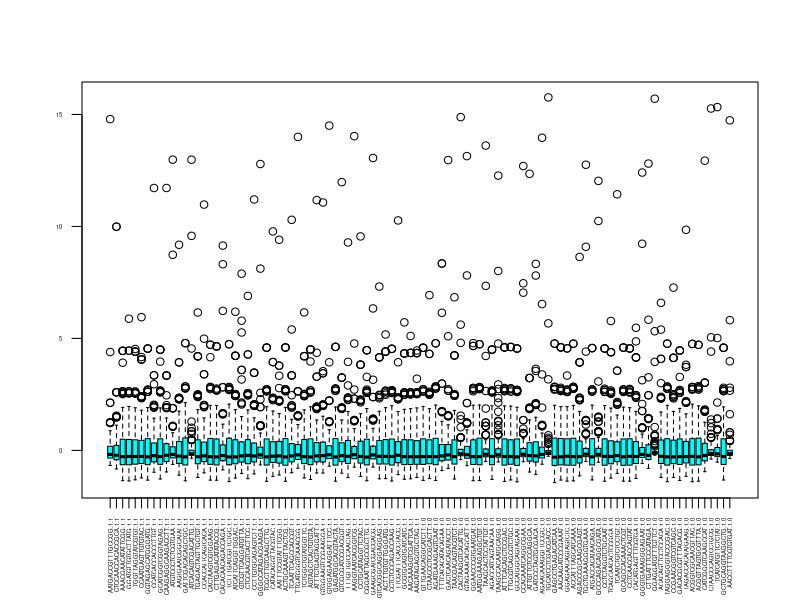
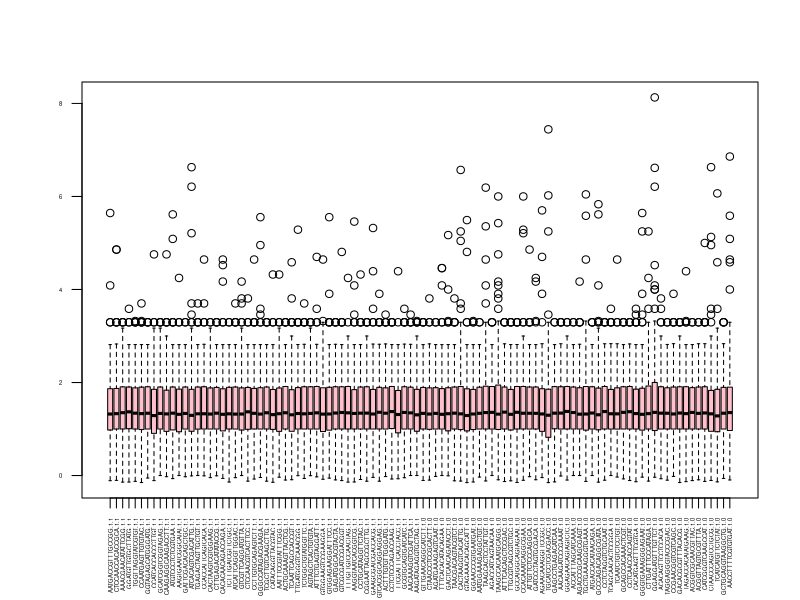
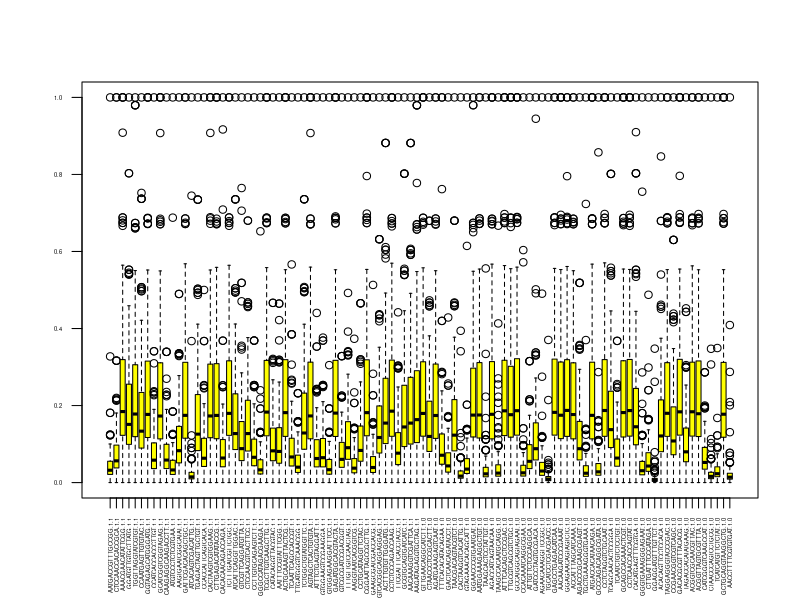
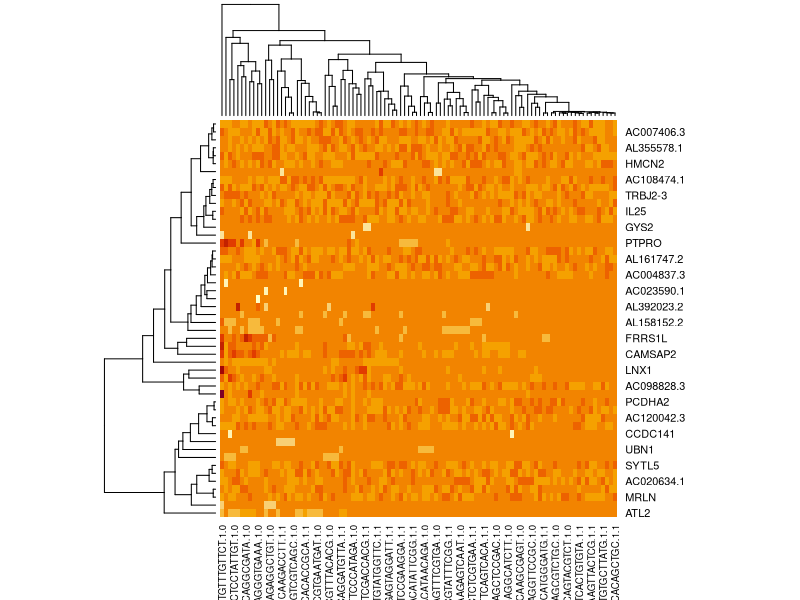
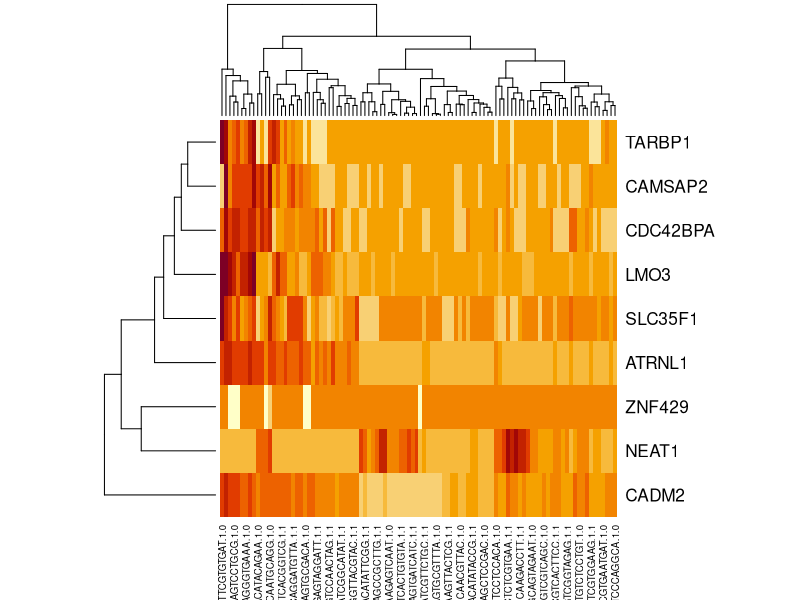

R code for these plots, in order:
library("tidyverse")

# 1. Read expression data into a data frame
alz.expr.data <- read.csv("alz_expr_data.csv");
genes <- alz.expr.data$X;

temp <- alz.expr.data[,-1];
rownames(temp) <- alz.expr.data[,1];
alz.expr.data <- as.data.frame(temp);
samples <- colnames(alz.expr.data);

# 2.
# 2.1
norm.expr.data <- apply(X = alz.expr.data[,1:100], MARGIN=2, FUN=scale);
boxplot(norm.expr.data, col="cyan", cex.axis = 0.35, las = 2);

# 2.2
log2.expr.data <- apply(X = alz.expr.data[,1:100], MARGIN=2, FUN=log2);
boxplot(log2.expr.data, col="pink", cex.axis = 0.35, las = 2);

# 2.3
minmax.expr.data <- apply(alz.expr.data[,1:100], MARGIN=2, function(x) {
  (x - min(x)) / (max(x) - min(x))
});
boxplot(minmax.expr.data, col="yellow", cex.axis = 0.35, las = 2)

# 3.
heatmap.data <- head(log2.expr.data, 50);
heatmap(as.matrix(heatmap.data));

# 4.
alz.condition.data <- read.table("alz_condition.csv", header = TRUE);
condition <- as.vector(alz.condition.data[,1]);
log2.expr.cond.data <- data.frame(t(log2.expr.data), condition, stringsAsFactors = FALSE)

# 5.
log2.expr.control <- log2.expr.cond.data[log2.expr.cond.data[,301] == "control",-301];
log2.expr.disease <- log2.expr.cond.data[log2.expr.cond.data[,301] == "alzheimer",-301];

control.mean.scores <- as.data.frame(apply(log2.expr.control[,1:300], MARGIN=2, mean));
colnames(control.mean.scores) <- "mean control";

disease.mean.scores <- as.data.frame(apply(log2.expr.disease[,1:300], MARGIN=2, mean));
colnames(disease.mean.scores) <- "mean alzheimer";

mean.scores <- cbind(control.mean.scores, disease.mean.scores);
df.log2FC <- as.data.frame(mean.scores$"mean alzheimer" - mean.scores$"mean control" )
colnames(df.log2FC) <- "Log2FC";
rownames(df.log2FC) <- genes;
log2.expr.data <- data.frame(log2.expr.data, df.log2FC, stringsAsFactors = FALSE);
per.gene <- as.data.frame(log2.expr.data[,101])
rownames(per.gene) <- genes
colnames(per.gene) <- "Log2FC"
write.csv(per.gene, "./pergene.csv", row.names = TRUE)

# 6
pvalues <- c();
for (c in 1:300) {
  control <- log2.expr.control[,c];
  disease <- log2.expr.disease[,c];
  pvalues <- c(pvalues, t.test(control, disease)$p.value);
}
df.pvalues <- as.data.frame(pvalues)
rownames(df.pvalues) <- genes;

log2.expr.data <- data.frame(log2.expr.data, df.pvalues, stringsAsFactors = FALSE);

df.fdr <- as.data.frame(p.adjust(log2.expr.data[,102], method="fdr"));
colnames(df.fdr) <- "p-adjusted";
rownames(df.fdr) <- genes;

log2.expr.data <- data.frame(log2.expr.data, df.fdr, stringsAsFactors = FALSE);
ttest.data <- log2.expr.data[,101:103]
write.csv(ttest.data, "./ttest.csv", row.names = TRUE);

# 7
library("dplyr");
df.deg <- subset(log2.expr.data, abs(log2.expr.data[,101]) >= 0.3 & log2.expr.data[,103] <= 0.8)
write.csv(df.deg[,101:103], "./deg.csv", row.names=TRUE)

#8
df.deg <- df.deg[order(df.deg[,101]),]
heatmap(as.matrix(df.deg[,1:100]))
